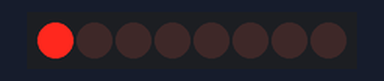
A program run on a simulated Raspberry Pi (header pin numbers). On the bench: 8 shift-register outputs drawn as a row of LEDs (first output left, lit = HIGH). What the program prints to the terminal is not drawn.

Above: at 0.06 s.
At 0.71 s:
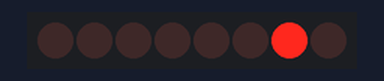
At 1.37 s:
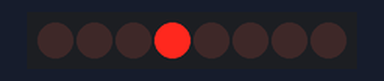
At 1.91 s:
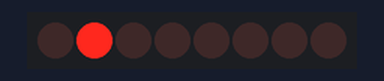
At 2.62 s:
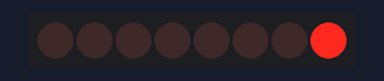
At 3.77 s:
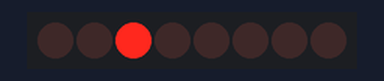
Timing chart, 0 to 4.1 s (numbered marks = the images above):
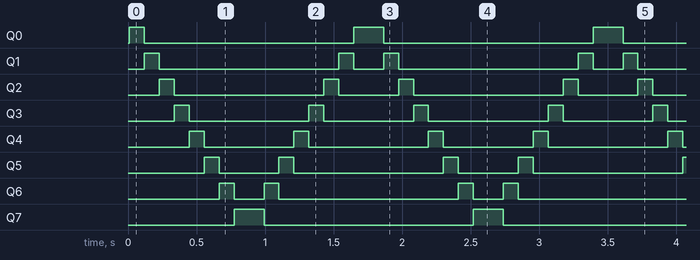

Measured:
- by itself, Q0: repeats every 1.7 s: LOW 1.5 s, HIGH 0.22 s
- by itself, Q1: repeats every 1.7 s: LOW 1.3 s, HIGH 0.11 s, LOW 0.22 s, HIGH 0.11 s
- by itself, Q2: repeats every 1.7 s: LOW 1.1 s, HIGH 0.11 s, LOW 0.44 s, HIGH 0.11 s
- by itself, Q3: repeats every 1.7 s: LOW 0.87 s, HIGH 0.11 s, LOW 0.65 s, HIGH 0.11 s
- by itself, Q4: repeats every 1.7 s: LOW 0.65 s, HIGH 0.11 s, LOW 0.87 s, HIGH 0.11 s
- by itself, Q5: repeats every 1.7 s: LOW 0.44 s, HIGH 0.11 s, LOW 1.1 s, HIGH 0.11 s
- by itself, Q6: repeats every 1.7 s: LOW 0.22 s, HIGH 0.11 s, LOW 1.3 s, HIGH 0.11 s
- by itself, Q7: alternates HIGH for 0.22 s and LOW for 1.5 s

The program:

shiftLED.py
```python
#!/usr/bin/env python
#================================================
#
#	This program is for SunFounder SuperKit for Rpi.
#
#	Extend use of 8 LED with 74HC595.
#
#	Change the	WhichLeds and sleeptime value under
#	loop() function to change LED mode and speed.
#
#=================================================

import RPi.GPIO as GPIO
import time

SDI   = 11
RCLK  = 12
SRCLK = 13

#===============   LED Mode Defne ================
#	You can define yourself, in binay, and convert it to Hex
#	8 bits a group, 0 means off, 1 means on
#	like : 0101 0101, means LED1, 3, 5, 7 are on.(from left to right)
#	and convert to 0x55.

LED0 = [0x01,0x02,0x04,0x08,0x10,0x20,0x40,0x80]	#original mode
LED1 = [0x01,0x03,0x07,0x0f,0x1f,0x3f,0x7f,0xff]	#blink mode 1
LED2 = [0x01,0x05,0x15,0x55,0xb5,0xf5,0xfb,0xff]	#blink mode 2
LED3 = [0x02,0x03,0x0b,0x0f,0x2f,0x3f,0xbf,0xff]	#blink mode 3
#=================================================

def print_msg():
	print 'Program is running...'
	print 'Please press Ctrl+C to end the program...'

def setup():
	GPIO.setmode(GPIO.BOARD)    # Number GPIOs by its physical location
	GPIO.setup(SDI, GPIO.OUT)
	GPIO.setup(RCLK, GPIO.OUT)
	GPIO.setup(SRCLK, GPIO.OUT)
	GPIO.output(SDI, GPIO.LOW)
	GPIO.output(RCLK, GPIO.LOW)
	GPIO.output(SRCLK, GPIO.LOW)

def hc595_in(dat):
	for bit in range(0, 8):
		GPIO.output(SDI, 0x80 & (dat << bit))
		GPIO.output(SRCLK, GPIO.HIGH)
		time.sleep(0.001)
		GPIO.output(SRCLK, GPIO.LOW)

def hc595_out():
	GPIO.output(RCLK, GPIO.HIGH)
	time.sleep(0.001)
	GPIO.output(RCLK, GPIO.LOW)

def loop():
	WhichLeds = LED0	# Change Mode, modes from LED0 to LED3
	sleeptime = 0.1		# Change speed, lower value, faster speed
	while True:
		for i in range(0, len(WhichLeds)):
			hc595_in(WhichLeds[i])
			hc595_out()
			time.sleep(sleeptime)

		for i in range(len(WhichLeds)-1, -1, -1):
			hc595_in(WhichLeds[i])
			hc595_out()
			time.sleep(sleeptime)

def destroy():   # When program ending, the function is executed.
	GPIO.cleanup()

if __name__ == '__main__': # Program starting from here
	print_msg()
	setup()
	try:
		loop()
	except KeyboardInterrupt:
		destroy()  
```
